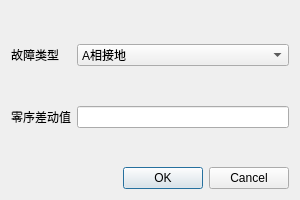
<?xml version="1.0" encoding="UTF-8"?>
<ui version="4.0">
 <class>ValueCalc_1102</class>
 <widget class="QDialog" name="ValueCalc_1102">
  <property name="geometry">
   <rect>
    <x>0</x>
    <y>0</y>
    <width>300</width>
    <height>200</height>
   </rect>
  </property>
  <property name="windowTitle">
   <string>Dialog</string>
  </property>
  <layout class="QVBoxLayout" name="verticalLayout">
   <item>
    <layout class="QFormLayout" name="formLayout">
     <property name="fieldGrowthPolicy">
      <enum>QFormLayout::AllNonFixedFieldsGrow</enum>
     </property>
     <item row="0" column="1">
      <spacer name="verticalSpacer_2">
       <property name="orientation">
        <enum>Qt::Vertical</enum>
       </property>
       <property name="sizeHint" stdset="0">
        <size>
         <width>20</width>
         <height>40</height>
        </size>
       </property>
      </spacer>
     </item>
     <item row="1" column="0">
      <widget class="QLabel" name="label_2">
       <property name="text">
        <string>故障类型</string>
       </property>
       <property name="alignment">
        <set>Qt::AlignCenter</set>
       </property>
      </widget>
     </item>
     <item row="1" column="1">
      <widget class="QComboBox" name="comboBox">
       <item>
        <property name="text">
         <string>A相接地</string>
        </property>
       </item>
       <item>
        <property name="text">
         <string>B相接地</string>
        </property>
       </item>
       <item>
        <property name="text">
         <string>C相接地</string>
        </property>
       </item>
      </widget>
     </item>
     <item row="2" column="1">
      <spacer name="verticalSpacer">
       <property name="orientation">
        <enum>Qt::Vertical</enum>
       </property>
       <property name="sizeHint" stdset="0">
        <size>
         <width>20</width>
         <height>40</height>
        </size>
       </property>
      </spacer>
     </item>
     <item row="3" column="0">
      <widget class="QLabel" name="label">
       <property name="text">
        <string>零序差动值</string>
       </property>
       <property name="alignment">
        <set>Qt::AlignCenter</set>
       </property>
      </widget>
     </item>
     <item row="3" column="1">
      <widget class="QLineEdit" name="lineEdit"/>
     </item>
     <item row="4" column="1">
      <spacer name="verticalSpacer_3">
       <property name="orientation">
        <enum>Qt::Vertical</enum>
       </property>
       <property name="sizeHint" stdset="0">
        <size>
         <width>20</width>
         <height>40</height>
        </size>
       </property>
      </spacer>
     </item>
    </layout>
   </item>
   <item>
    <widget class="QDialogButtonBox" name="buttonBox">
     <property name="orientation">
      <enum>Qt::Horizontal</enum>
     </property>
     <property name="standardButtons">
      <set>QDialogButtonBox::Cancel|QDialogButtonBox::Ok</set>
     </property>
    </widget>
   </item>
  </layout>
 </widget>
 <resources/>
 <connections>
  <connection>
   <sender>buttonBox</sender>
   <signal>accepted()</signal>
   <receiver>ValueCalc_1102</receiver>
   <slot>accept()</slot>
   <hints>
    <hint type="sourcelabel">
     <x>248</x>
     <y>254</y>
    </hint>
    <hint type="destinationlabel">
     <x>157</x>
     <y>274</y>
    </hint>
   </hints>
  </connection>
  <connection>
   <sender>buttonBox</sender>
   <signal>rejected()</signal>
   <receiver>ValueCalc_1102</receiver>
   <slot>reject()</slot>
   <hints>
    <hint type="sourcelabel">
     <x>316</x>
     <y>260</y>
    </hint>
    <hint type="destinationlabel">
     <x>286</x>
     <y>274</y>
    </hint>
   </hints>
  </connection>
 </connections>
</ui>
